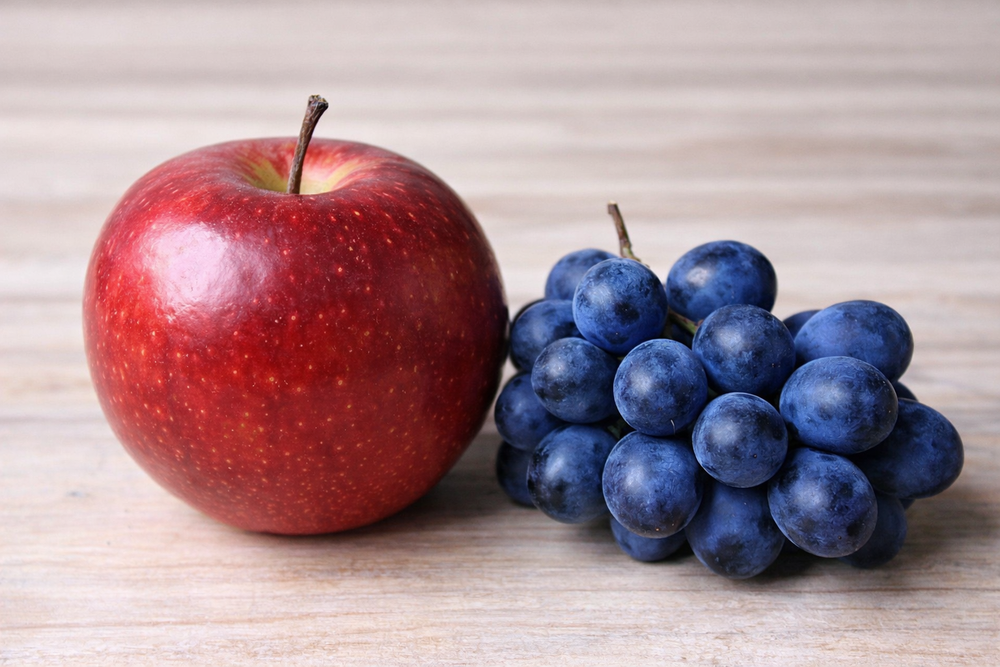
#> input picture Pengolahan Citra Digital/tugas-1/buah.png, 1000 x 667 px, shrunk from 1536 x 1024 before the run
$ jupyter execute apel.ipynb
#> lines starting #> are read from the running program, lines starting #| are printed output that depends on the picture
[cell 1]
import numpy as np
import cv2 as cv
from matplotlib import pyplot as plt

[cell 2]
img = cv.imread('buah.png', cv.IMREAD_COLOR)
#> img is the input picture: shape (667, 1000, 3); mean B, G, R 149.6, 142.5, 168.4

[cell 3]
# Menampilkan histogram untuk channel Biru (Blue)
plt.subplot(1, 3, 1),
plt.hist(img[:, :, 0].ravel(), 256, [0, 256], color='b')
# Menampilkan histogram untuk channel Hijau (Green)
plt.subplot(1, 3, 2),
plt.hist(img[:, :, 1].ravel(), 256, [0, 256], color='g')
# Menampilkan histogram untuk channel Merah (Red)
plt.subplot(1, 3, 3),
plt.hist(img[:, :, 2].ravel(), 256, [0, 256], color='r')
plt.show()
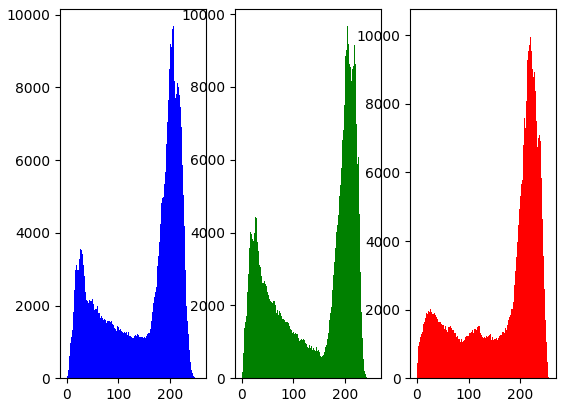
#> figure drawn by matplotlib, 3 panels; panel 1: tallest bar 9684 high, from x = 206 to 207; panel 2: tallest bar 9667 high, from x = 204 to 205; panel 3: tallest bar 10267 high, from x = 218 to 219


$ run again, with Pengolahan Citra Digital/tugas-1/apel.jpg saved as Pengolahan Citra Digital/tugas-1/buah.png
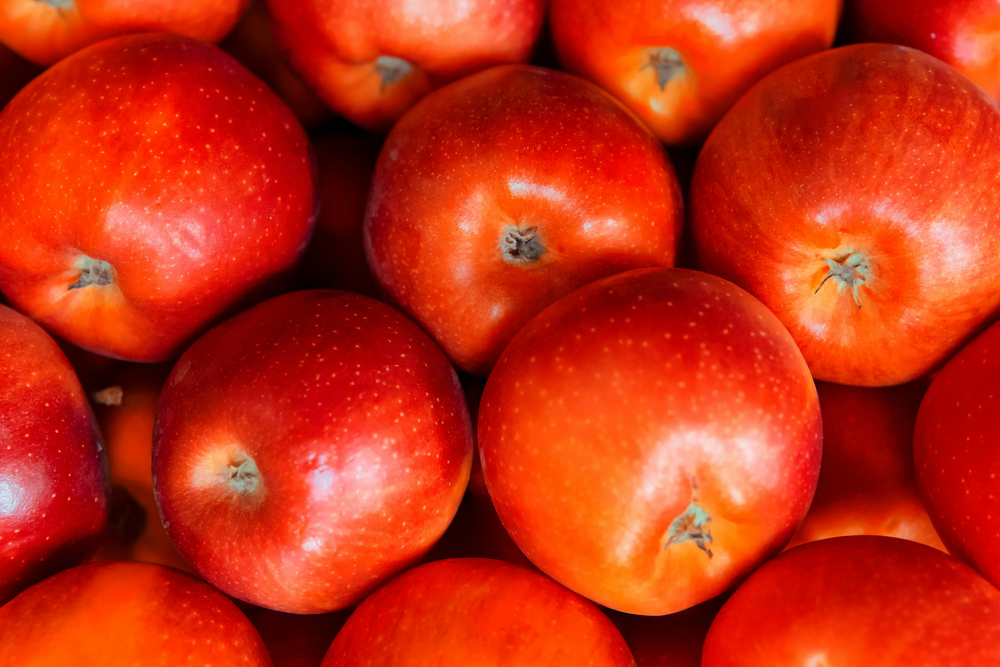
#> input picture Pengolahan Citra Digital/tugas-1/apel.jpg, 1000 x 667 px, shrunk from 4000 x 2667 before the run
#> img is the input picture: shape (667, 1000, 3); mean B, G, R 19.4, 46.3, 194.4
#> `plt.show()`:
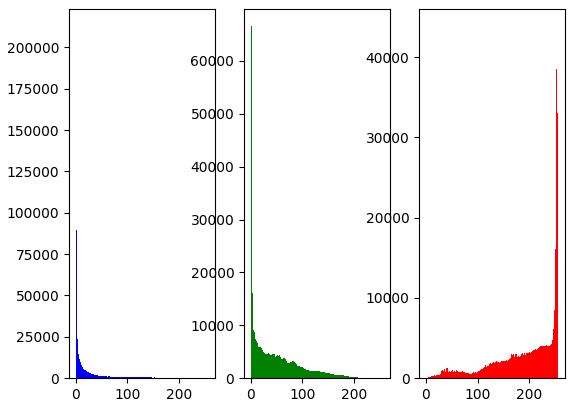
#> figure drawn by matplotlib, 3 panels; panel 1: tallest bar 212771 high, from x = 0 to 1; panel 2: tallest bar 66560 high, from x = 1 to 2; panel 3: tallest bar 43860 high, from x = 253 to 254

$ run again, with Pengolahan Citra Digital/tugas-1/hatta.jpeg saved as Pengolahan Citra Digital/tugas-1/buah.png
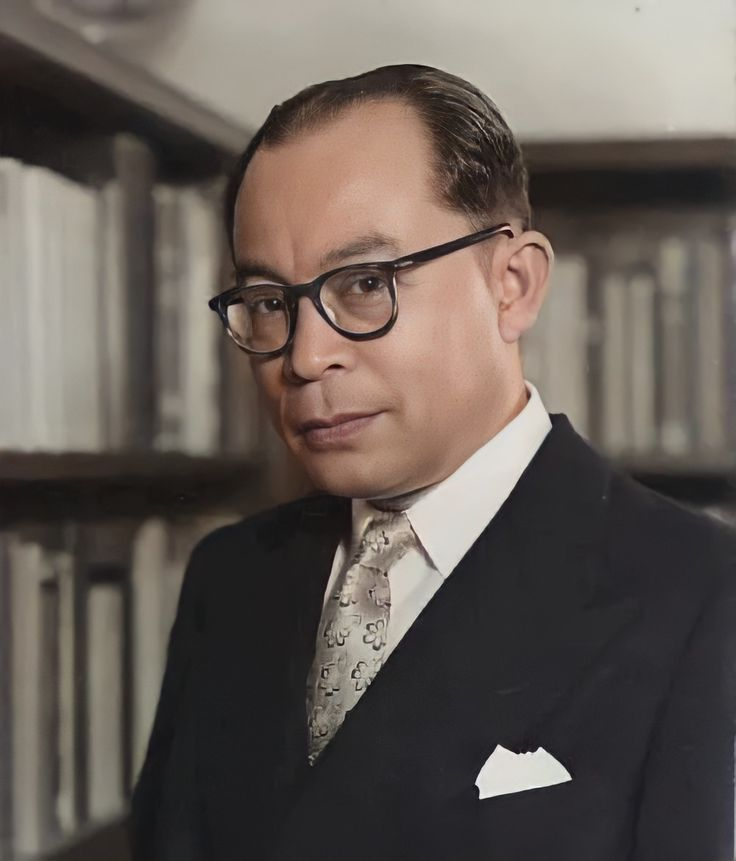
#> input picture Pengolahan Citra Digital/tugas-1/hatta.jpeg, 736 x 861 px
#> img is the input picture: shape (861, 736, 3); mean B, G, R 85.7, 91.9, 100.9
#> `plt.show()`:
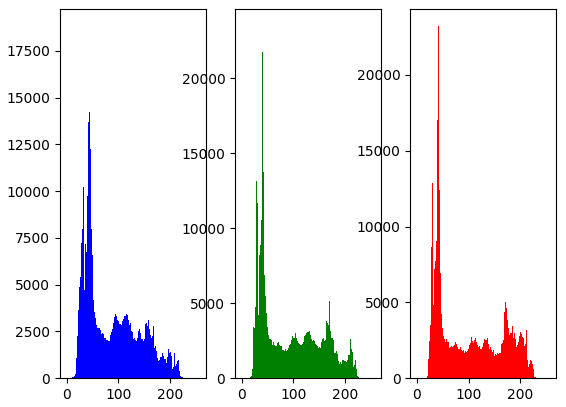
#> figure drawn by matplotlib, 3 panels; panel 1: tallest bar 18824 high, from x = 43 to 44; panel 2: tallest bar 23481 high, from x = 29 to 30; panel 3: tallest bar 23213 high, from x = 41 to 42
